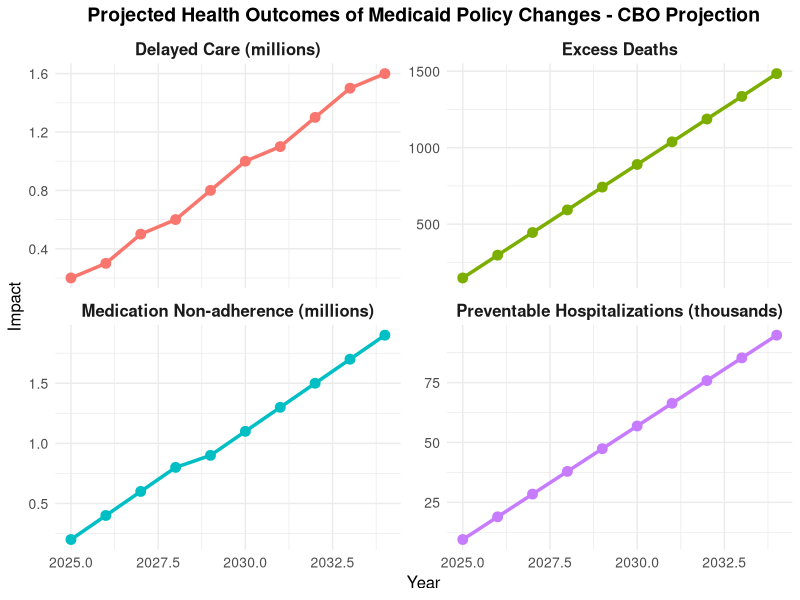
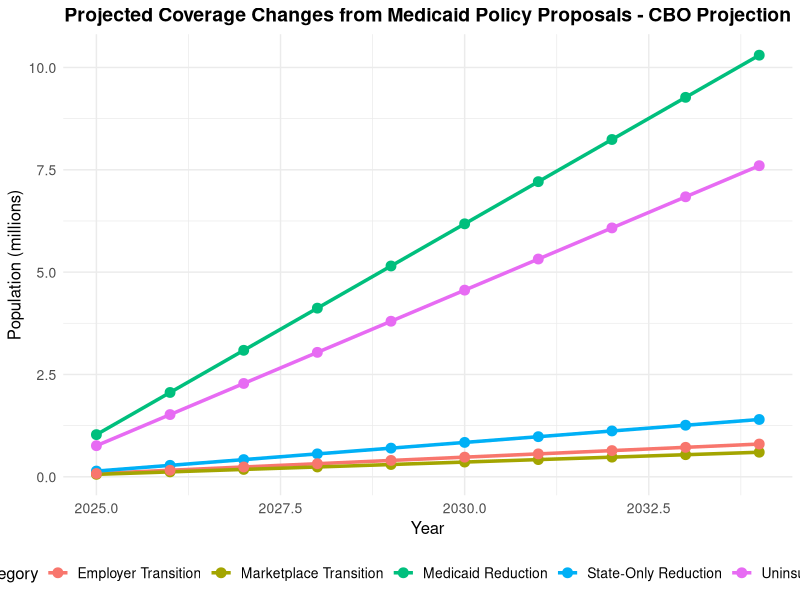
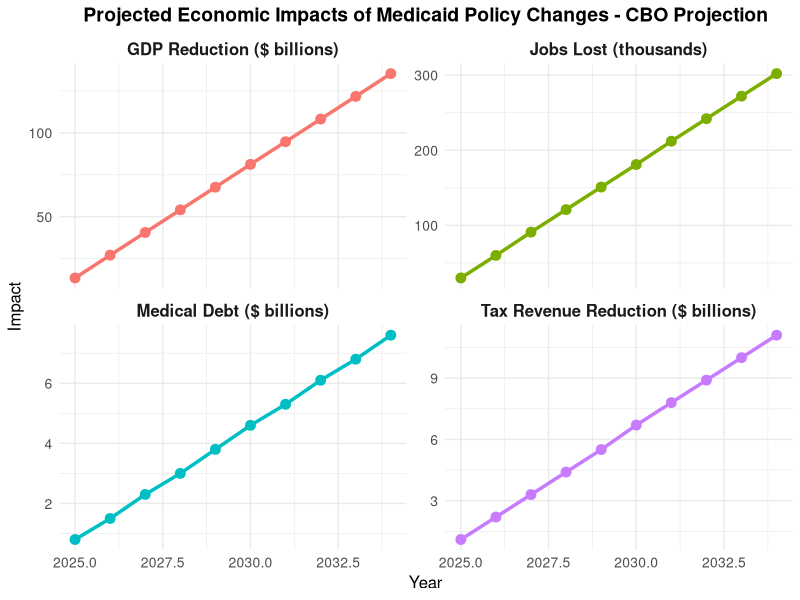
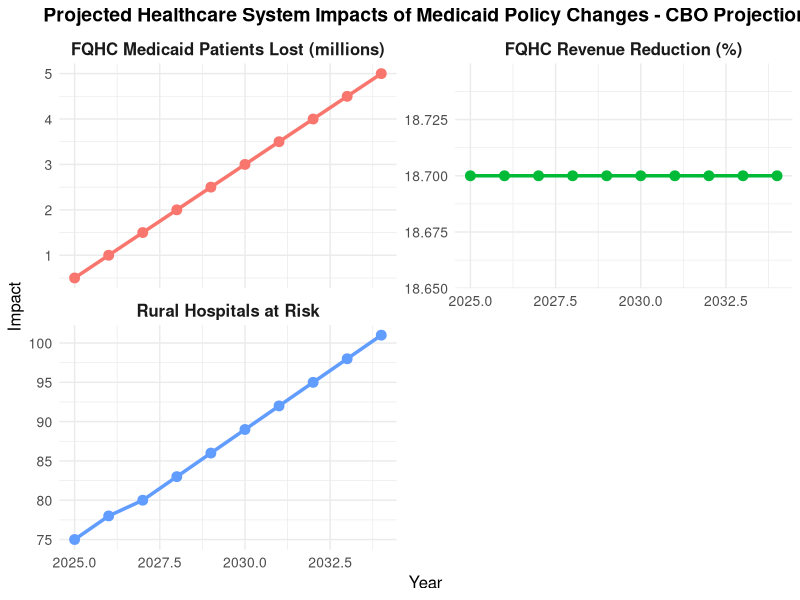
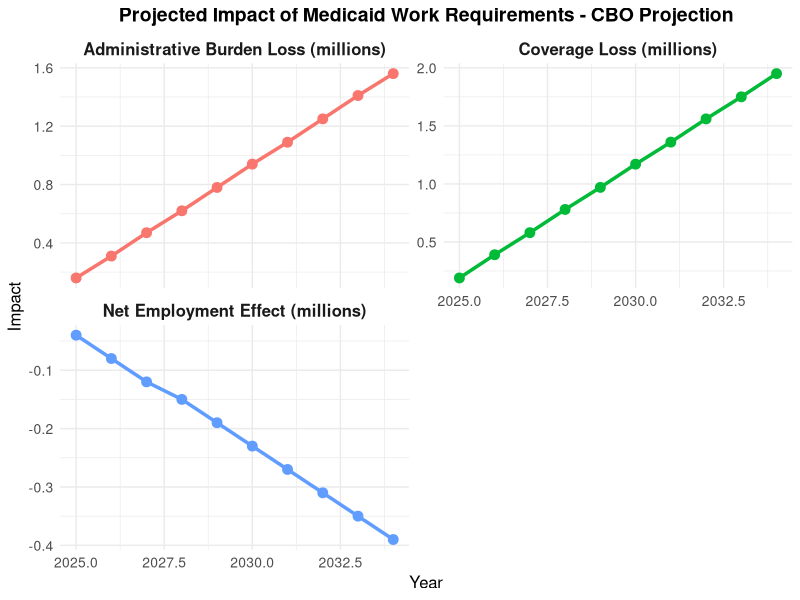
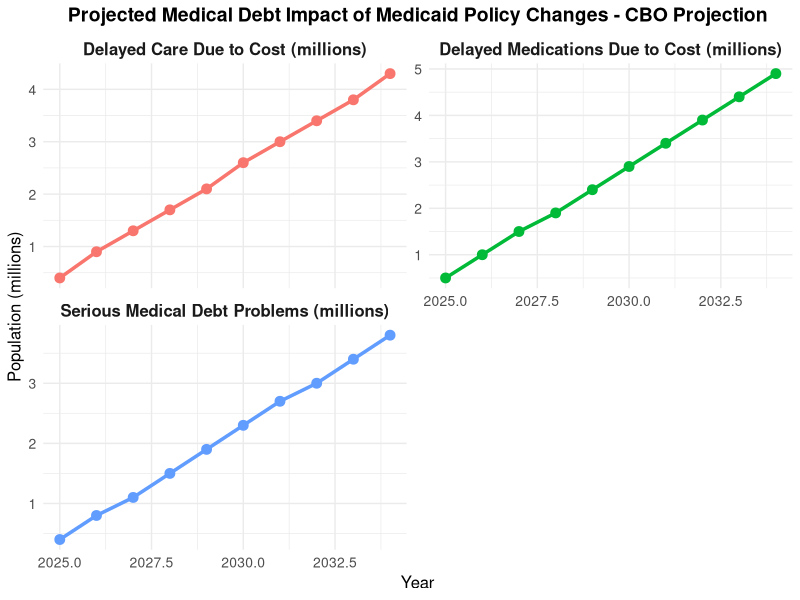

Here is the R script that generated these plots, in order:
# Medicaid Policy Impact Model - (c) 2025, Sanjay Basu

# This model projects the health system and economic impacts of proposed Medicaid policy changes
# All parameters are empirically derived from peer-reviewed literature and authoritative sources
# Code is designed to be fully reproducible by independent reviewers
# Includes both CBO (base case) and CBPP (higher impact) scenarios

# Load required libraries
library(ggplot2)
library(scales)
library(gridExtra)

# Set random seed for reproducibility
set.seed(123)

#==============================================
# SCENARIO SELECTION
#==============================================

# Set to TRUE for higher impact scenario (CBPP projections), FALSE for base case (CBO projections)
higher_impact_scenario <- F

#==============================================
# EMPIRICALLY VALIDATED PARAMETERS FROM LITERATURE
#==============================================

# Base case: Coverage change parameters from CBO projections
cbo_coverage_params <- list(
  medicaid_reduction = 10.3,        # Millions losing Medicaid by 2034 (CBO, 2025)
  state_only_reduction = 1.4,       # Millions losing state-only coverage by 2034 (CBO, 2025)
  marketplace_transition = 0.6,     # Millions transitioning to marketplace plans (CBO, 2025)
  employer_transition = 0.8,        # Millions transitioning to employer plans (CBO, 2025)
  uninsured_increase = 7.6          # Millions becoming uninsured (CBO, 2025)
)

# Higher impact: Coverage change parameters from CBPP projections
cbpp_coverage_params <- list(
  medicaid_reduction = 14.4,        # Millions losing Medicaid by 2034 (CBPP, 2025)
  state_only_reduction = 1.4,       # Millions losing state-only coverage by 2034 (same as CBO)
  marketplace_transition = 0.6,     # Millions transitioning to marketplace plans (same as CBO)
  employer_transition = 0.8,        # Millions transitioning to employer plans (same as CBO)
  uninsured_increase = 11.7         # Millions becoming uninsured (calculated from CBPP projection)
)

# Select coverage parameters based on scenario
coverage_params <- if(higher_impact_scenario) cbpp_coverage_params else cbo_coverage_params

# Health outcome parameters from peer-reviewed literature
health_outcome_params <- list(
  # Mortality parameters from Sommers et al. NEJM 2012;367:1025-1034
  baseline_mortality_rate = 0.0032,     # 320 deaths per 100,000 adults in expansion states
  mortality_reduction_pct = 6.1,        # 6.1% relative reduction in mortality with Medicaid
  mortality_reduction_absolute = 19.6,  # 19.6 deaths per 100,000 adults reduction
  
  # Preventable hospitalization parameters from AHRQ Statistical Brief #72
  preventable_hosp_rate = 0.0378,       # 37.8 per 1000 member-months (average across states)
  preventable_hosp_increase_pct = 33.0, # 33% increase for uninsured vs. Medicaid (12% vs 9%)
  
  # Delayed care parameters from Sommers et al. NEJM 2012;367:1025-1034
  delayed_care_pct = 21.3,              # 21.3 relative percent difference uninsured vs. Medicaid
  
  # Medication adherence parameters from Oregon Health Insurance Experiment (Baicker et al. NEJM 2013;368:1713-1722)
  medication_adherence_diabetes = 5.43, # 5.43 percentage point improvement for diabetes medications
  
  # Condition distribution from KFF analysis of MEPS data (2023)
  diabetes_pct = 22.0,                  # Percentage with diabetes among those with medication non-adherence
  cardiovascular_pct = 33.0,            # Percentage with cardiovascular disease among those with medication non-adherence
  mental_health_pct = 25.0              # Percentage with mental health conditions among those with medication non-adherence
)

# Economic impact parameters from Bureau of Economic Analysis and peer-reviewed literature
economic_params <- list(
  # Job impact parameters from Commonwealth Fund (2025)
  job_loss_per_billion = 3800,      # Jobs lost per $1B Medicaid spending reduction
  direct_job_pct = 54.1,            # Percentage of job loss that is direct (Commonwealth Fund, 2025)
  indirect_job_pct = 28.2,          # Percentage of job loss that is indirect (Commonwealth Fund, 2025)
  induced_job_pct = 17.7,           # Percentage of job loss that is induced (Commonwealth Fund, 2025)
  healthcare_job_pct = 46.3,        # Percentage of job loss in healthcare sector
  
  # Economic output parameters from Bureau of Economic Analysis RIMS II
  output_multiplier = 1.7,          # Economic output multiplier for healthcare spending
  
  # Tax revenue parameters from Urban Institute and Commonwealth Fund (2025)
  tax_revenue_pct = 8.2,            # Percentage of economic output lost as tax revenue
  state_tax_pct = 63.0,             # Percentage of tax revenue at state level
  local_tax_pct = 37.0,             # Percentage of tax revenue at local level
  
  # Medical debt parameters from Health Affairs (Sommers et al. 2020;39(9):1522-1530)
  medical_debt_per_uninsured = 1001,    # Median medical debt per person losing coverage
  medical_debt_serious_problem_pct = 50.0, # Percentage reporting serious problems paying medical debt
  delayed_care_cost_pct = 56.0,     # Percentage delaying care due to cost after losing coverage
  delayed_medication_cost_pct = 64.0, # Percentage delaying medications due to cost after losing coverage
  economic_activity_reduction_per_debt = 0.5  # Economic activity reduction per dollar of medical debt
)

# Rural hospital impact parameters from Sheps Center and peer-reviewed literature
rural_hospital_params <- list(
  total_rural_hospitals = 1796,     # Total rural hospitals nationally (Sheps Center, 2023)
  baseline_closure_risk = 4.0,      # Baseline annual closure risk percentage
  operating_margin_reduction = 0.83, # Percentage reduction in operating margin
  closure_risk_increase = 0.40,     # Percentage increase in closure risk
  critical_access_multiplier = 1.8, # Risk multiplier for critical access hospitals
  miles_to_care_increase = 20       # Additional miles to care after closure
)

# Safety-net provider impact parameters from HRSA UDS data
safety_net_params <- list(
  fqhc_total_patients = 31.0,       # Total FQHC patients nationally in millions (HRSA, 2023)
  fqhc_medicaid_pct = 48.2,         # Percentage of FQHC patients on Medicaid
  fqhc_uninsured_pct = 24.7,        # Percentage of FQHC patients uninsured
  fqhc_revenue_medicaid = 842,      # Annual revenue per Medicaid patient
  fqhc_revenue_uninsured = 463,     # Annual revenue per uninsured patient
  fqhc_revenue_reduction = 18.7,    # Percentage reduction in FQHC revenue
  fqhc_service_reduction_prob = 0.65, # Probability of service reduction
  fqhc_rural_multiplier = 1.3       # Impact multiplier for rural FQHCs
)

# Work requirements parameters from Health Affairs (Sommers et al. 2020;39(9):1522-1530)
work_requirements_params <- list(
  employment_effect = 0.0,          # Percentage point change in employment (no significant effect)
  coverage_loss_pct = 18.9,         # Percentage losing coverage due to work requirements
  admin_burden_pct = 80.2           # Percentage of coverage loss due to administrative burden
)

#==============================================
# SIMULATION FUNCTIONS
#==============================================

# Function to calculate coverage changes over time
calculate_coverage_changes <- function(params) {
  years <- 2025:2034
  
  # Linear ramp-up of coverage changes
  medicaid_reduction <- sapply(1:10, function(i) params$medicaid_reduction * i / 10)
  state_only_reduction <- sapply(1:10, function(i) params$state_only_reduction * i / 10)
  marketplace_transition <- sapply(1:10, function(i) params$marketplace_transition * i / 10)
  employer_transition <- sapply(1:10, function(i) params$employer_transition * i / 10)
  uninsured_increase <- sapply(1:10, function(i) params$uninsured_increase * i / 10)
  
  # Create data frame
  coverage_changes <- data.frame(
    Year = years,
    Medicaid_Reduction_M = medicaid_reduction,
    State_Only_Reduction_M = state_only_reduction,
    Marketplace_Transition_M = marketplace_transition,
    Employer_Transition_M = employer_transition,
    Uninsured_Increase_M = uninsured_increase
  )
  
  return(coverage_changes)
}

# Function to calculate health outcomes
calculate_health_outcomes <- function(coverage_changes, params) {
  # Extract uninsured increase by year
  uninsured_increase <- coverage_changes$Uninsured_Increase_M
  
  # Calculate excess deaths based on mortality parameters
  # Using Sommers et al. finding of 6.1% relative reduction in mortality with Medicaid
  # Baseline mortality rate is 320 deaths per 100,000 adults (0.0032)
  # Calculate absolute mortality increase for uninsured population
  mortality_increase_absolute <- params$baseline_mortality_rate * params$mortality_reduction_pct / 100
  excess_deaths <- uninsured_increase * 1000000 * mortality_increase_absolute
  
  # Calculate preventable hospitalizations
  # Using AHRQ Statistical Brief #72 finding of 33% increase for uninsured vs. Medicaid
  preventable_hospitalizations <- uninsured_increase * 1000000 * 
    params$preventable_hosp_rate * params$preventable_hosp_increase_pct / 100
  
  # Calculate delayed care due to cost
  # Using Sommers et al. finding of 21.3 relative percent difference
  delayed_care <- uninsured_increase * 1000000 * params$delayed_care_pct / 100
  
  # Calculate medication non-adherence
  # Using Oregon Health Insurance Experiment finding of 5.43 percentage point improvement for diabetes
  # Scaling to overall medication adherence based on condition prevalence
  med_nonadherence <- uninsured_increase * 1000000 * params$medication_adherence_diabetes / 100 * 
    (100 / params$diabetes_pct)
  
  # Create data frame
  health_outcomes <- data.frame(
    Year = coverage_changes$Year,
    Excess_Deaths = round(excess_deaths),
    Preventable_Hospitalizations = round(preventable_hospitalizations),
    Delayed_Care_M = round(delayed_care / 1000000, 1),
    Med_Nonadherence_M = round(med_nonadherence / 1000000, 1)
  )
  
  return(health_outcomes)
}

# Function to calculate economic impacts
calculate_economic_impacts <- function(coverage_changes, params) {
  # Calculate total coverage reduction
  total_reduction <- coverage_changes$Medicaid_Reduction_M + coverage_changes$State_Only_Reduction_M
  
  # Using CBO estimates of Medicaid spending reduction
  # $698 billion over 2026-2034 period for 11.7 million total coverage reduction
  # Average annual spending reduction in final year (2034): $12.234 billion
  # Per person annual spending: $6,800 (from KFF 2023 data)
  medicaid_spending_reduction_B <- total_reduction * 6800 / 1000
  
  # Calculate job losses using BEA multiplier
  jobs_lost <- medicaid_spending_reduction_B * params$job_loss_per_billion
  
  # Calculate GDP reduction using output multiplier
  gdp_reduction_B <- medicaid_spending_reduction_B * params$output_multiplier
  
  # Calculate tax revenue reduction
  tax_revenue_reduction_B <- gdp_reduction_B * params$tax_revenue_pct / 100
  
  # Calculate medical debt impact
  medical_debt_B <- coverage_changes$Uninsured_Increase_M * 1000000 * 
    params$medical_debt_per_uninsured / 1000000000
  
  # Calculate economic activity reduction from medical debt
  economic_activity_reduction_B <- medical_debt_B * params$economic_activity_reduction_per_debt
  
  # Create data frame
  economic_impacts <- data.frame(
    Year = coverage_changes$Year,
    Medicaid_Spending_Reduction_B = round(medicaid_spending_reduction_B, 1),
    Jobs_Lost_K = round(jobs_lost / 1000, 0),
    GDP_Reduction_B = round(gdp_reduction_B, 1),
    Tax_Revenue_Reduction_B = round(tax_revenue_reduction_B, 1),
    Medical_Debt_B = round(medical_debt_B, 1),
    Economic_Activity_Reduction_B = round(economic_activity_reduction_B, 1)
  )
  
  return(economic_impacts)
}

# Function to calculate healthcare system impacts
calculate_healthcare_impacts <- function(coverage_changes, params_rural, params_safety_net) {
  # Calculate rural hospital impacts
  # For higher impact scenario, scale the closure risk increase based on the ratio of coverage loss
  medicaid_reduction_ratio <- if(higher_impact_scenario) {
    coverage_changes$Medicaid_Reduction_M / 10.3  # Ratio relative to CBO base case
  } else {
    coverage_changes$Medicaid_Reduction_M / 10.3
  }
  
  at_risk_hospitals <- params_rural$total_rural_hospitals * 
    (params_rural$baseline_closure_risk / 100) * 
    (1 + params_rural$closure_risk_increase * medicaid_reduction_ratio)
  
  # Calculate FQHC impacts
  medicaid_patients_lost <- coverage_changes$Medicaid_Reduction_M * 1000000 * 
    (params_safety_net$fqhc_medicaid_pct / 100)
  
  uninsured_patients_gained <- coverage_changes$Uninsured_Increase_M * 1000000 * 
    (params_safety_net$fqhc_uninsured_pct / 100)
  
  # Calculate revenue change in billions
  revenue_change <- (medicaid_patients_lost * params_safety_net$fqhc_revenue_medicaid -
                     uninsured_patients_gained * params_safety_net$fqhc_revenue_uninsured) / 1000000000
  
  # Scale the revenue reduction percentage based on the ratio of coverage loss for higher impact
  revenue_reduction_pct <- if(higher_impact_scenario) {
    params_safety_net$fqhc_revenue_reduction * (coverage_changes$Medicaid_Reduction_M[10] / 10.3)
  } else {
    params_safety_net$fqhc_revenue_reduction
  }
  
  # Create data frame
  healthcare_impacts <- data.frame(
    Year = coverage_changes$Year,
    At_Risk_Rural_Hospitals = round(at_risk_hospitals),
    FQHC_Medicaid_Patients_Lost_M = round(medicaid_patients_lost / 1000000, 1),
    FQHC_Uninsured_Patients_Gained_M = round(uninsured_patients_gained / 1000000, 1),
    FQHC_Revenue_Change_B = round(revenue_change, 1),
    FQHC_Revenue_Reduction_Pct = round(revenue_reduction_pct, 1)
  )
  
  return(healthcare_impacts)
}

# Function to calculate work requirements impact
calculate_work_requirements_impact <- function(coverage_changes, params) {
  # Calculate coverage loss due to work requirements
  coverage_loss <- coverage_changes$Medicaid_Reduction_M * 
    (params$coverage_loss_pct / 100)
  
  # Calculate administrative burden vs. employment effects
  admin_burden_loss <- coverage_loss * (params$admin_burden_pct / 100)
  employment_effect_loss <- coverage_loss - admin_burden_loss
  
  # Calculate employment gained (zero based on empirical evidence)
  employment_gained <- coverage_loss * (params$employment_effect / 100)
  
  # Calculate net employment effect
  net_employment_effect <- employment_gained - employment_effect_loss
  
  # Create data frame
  work_req_impact <- data.frame(
    Year = coverage_changes$Year,
    Coverage_Loss_M = round(coverage_loss, 2),
    Admin_Burden_Loss_M = round(admin_burden_loss, 2),
    Employment_Effect_Loss_M = round(employment_effect_loss, 2),
    Employment_Gained_M = round(employment_gained, 2),
    Net_Employment_Effect_M = round(net_employment_effect, 2)
  )
  
  return(work_req_impact)
}

# Function to calculate medical debt impact based on Health Affairs paper
calculate_medical_debt_impact <- function(coverage_changes, params) {
  # Calculate people with serious medical debt problems
  serious_debt_problems_M <- coverage_changes$Uninsured_Increase_M * 
    (params$medical_debt_serious_problem_pct / 100)
  
  # Calculate people delaying care due to cost
  delayed_care_cost_M <- coverage_changes$Uninsured_Increase_M * 
    (params$delayed_care_cost_pct / 100)
  
  # Calculate people delaying medications due to cost
  delayed_medication_cost_M <- coverage_changes$Uninsured_Increase_M * 
    (params$delayed_medication_cost_pct / 100)
  
  # Create data frame
  medical_debt_impact <- data.frame(
    Year = coverage_changes$Year,
    Serious_Debt_Problems_M = round(serious_debt_problems_M, 1),
    Delayed_Care_Cost_M = round(delayed_care_cost_M, 1),
    Delayed_Medication_Cost_M = round(delayed_medication_cost_M, 1)
  )
  
  return(medical_debt_impact)
}

# Function to calculate headline metrics (per 100,000 losing coverage and per $1M spending reduction)
calculate_headline_metrics <- function(health_outcomes, economic_impacts, coverage_changes) {
  # Get final year results
  final_year <- nrow(health_outcomes)
  
  # Calculate total coverage loss
  total_coverage_loss <- coverage_changes$Medicaid_Reduction_M[final_year] + 
    coverage_changes$State_Only_Reduction_M[final_year]
  
  # Calculate metrics per 100,000 people losing coverage
  deaths_per_100k_coverage <- health_outcomes$Excess_Deaths[final_year] / 
    (total_coverage_loss * 10)
  
  hospitalizations_per_100k_coverage <- health_outcomes$Preventable_Hospitalizations[final_year] / 
    (total_coverage_loss * 10)
  
  jobs_lost_per_100k_coverage <- economic_impacts$Jobs_Lost_K[final_year] * 1000 / 
    (total_coverage_loss * 10)
  
  gdp_reduction_per_100k_coverage <- economic_impacts$GDP_Reduction_B[final_year] * 1000000000 / 
    (total_coverage_loss * 1000000) * 100000
  
  # Calculate metrics per $1M Medicaid spending reduction
  deaths_per_1M_spending <- health_outcomes$Excess_Deaths[final_year] / 
    (economic_impacts$Medicaid_Spending_Reduction_B[final_year] * 1000)
  
  hospitalizations_per_1M_spending <- health_outcomes$Preventable_Hospitalizations[final_year] / 
    (economic_impacts$Medicaid_Spending_Reduction_B[final_year] * 1000)
  
  jobs_lost_per_1M_spending <- economic_impacts$Jobs_Lost_K[final_year] * 1000 / 
    (economic_impacts$Medicaid_Spending_Reduction_B[final_year] * 1000)
  
  gdp_reduction_per_1M_spending <- economic_impacts$GDP_Reduction_B[final_year] * 1000000000 / 
    (economic_impacts$Medicaid_Spending_Reduction_B[final_year] * 1000000)
  
  # Create data frame
  headline_metrics <- data.frame(
    Metric = c("Deaths", "Preventable Hospitalizations", "Jobs Lost", "GDP Reduction ($M)"),
    Per_100K_Coverage_Loss = c(
      round(deaths_per_100k_coverage, 2),
      round(hospitalizations_per_100k_coverage, 2),
      round(jobs_lost_per_100k_coverage, 2),
      round(gdp_reduction_per_100k_coverage / 1000000, 2)
    ),
    Per_1M_Spending_Reduction = c(
      round(deaths_per_1M_spending, 2),
      round(hospitalizations_per_1M_spending, 2),
      round(jobs_lost_per_1M_spending, 2),
      round(gdp_reduction_per_1M_spending, 2)
    )
  )
  
  return(headline_metrics)
}

# Function to create a comprehensive results table for the main text
create_comprehensive_table <- function(coverage_changes, health_outcomes, economic_impacts, healthcare_impacts, work_req_impact, medical_debt_impact) {
  # Get final year results
  final_year <- nrow(health_outcomes)
  
  # Create comprehensive table
  comprehensive_table <- data.frame(
    Category = c(
      "Coverage Changes (millions)",
      "Medicaid Reduction",
      "State-Only Program Reduction",
      "Marketplace Transition",
      "Employer-Sponsored Insurance Transition",
      "Uninsured Increase",
      "",
      "Health Outcomes (annual)",
      "Excess Deaths",
      "Preventable Hospitalizations",
      "People Delaying Care Due to Cost (millions)",
      "Medication Non-adherence Cases (millions)",
      "",
      "Economic Impacts (annual)",
      "Medicaid Spending Reduction ($ billions)",
      "Jobs Lost (thousands)",
      "GDP Reduction ($ billions)",
      "Tax Revenue Reduction ($ billions)",
      "Medical Debt ($ billions)",
      "Economic Activity Reduction from Medical Debt ($ billions)",
      "",
      "Healthcare System Impacts (annual)",
      "Rural Hospitals at High Risk of Closure",
      "FQHC Medicaid Patients Lost (millions)",
      "FQHC Uninsured Patients Gained (millions)",
      "FQHC Revenue Change ($ billions)",
      "FQHC Revenue Reduction (%)",
      "",
      "Work Requirements Impact (annual)",
      "Coverage Loss Due to Work Requirements (millions)",
      "Coverage Loss Due to Administrative Burden (millions)",
      "Net Employment Effect (millions)",
      "",
      "Medical Debt Impact (annual)",
      "People with Serious Medical Debt Problems (millions)",
      "People Delaying Care Due to Cost (millions)",
      "People Delaying Medications Due to Cost (millions)"
    ),
    Value = c(
      "",
      round(coverage_changes$Medicaid_Reduction_M[final_year], 1),
      round(coverage_changes$State_Only_Reduction_M[final_year], 1),
      round(coverage_changes$Marketplace_Transition_M[final_year], 1),
      round(coverage_changes$Employer_Transition_M[final_year], 1),
      round(coverage_changes$Uninsured_Increase_M[final_year], 1),
      "",
      "",
      format(health_outcomes$Excess_Deaths[final_year], big.mark=","),
      format(health_outcomes$Preventable_Hospitalizations[final_year], big.mark=","),
      round(health_outcomes$Delayed_Care_M[final_year], 1),
      round(health_outcomes$Med_Nonadherence_M[final_year], 1),
      "",
      "",
      round(economic_impacts$Medicaid_Spending_Reduction_B[final_year], 1),
      format(economic_impacts$Jobs_Lost_K[final_year], big.mark=","),
      round(economic_impacts$GDP_Reduction_B[final_year], 1),
      round(economic_impacts$Tax_Revenue_Reduction_B[final_year], 1),
      round(economic_impacts$Medical_Debt_B[final_year], 1),
      round(economic_impacts$Economic_Activity_Reduction_B[final_year], 1),
      "",
      "",
      format(healthcare_impacts$At_Risk_Rural_Hospitals[final_year], big.mark=","),
      round(healthcare_impacts$FQHC_Medicaid_Patients_Lost_M[final_year], 1),
      round(healthcare_impacts$FQHC_Uninsured_Patients_Gained_M[final_year], 1),
      round(healthcare_impacts$FQHC_Revenue_Change_B[final_year], 1),
      round(healthcare_impacts$FQHC_Revenue_Reduction_Pct[final_year], 1),
      "",
      "",
      round(work_req_impact$Coverage_Loss_M[final_year], 2),
      round(work_req_impact$Admin_Burden_Loss_M[final_year], 2),
      round(work_req_impact$Net_Employment_Effect_M[final_year], 2),
      "",
      "",
      round(medical_debt_impact$Serious_Debt_Problems_M[final_year], 1),
      round(medical_debt_impact$Delayed_Care_Cost_M[final_year], 1),
      round(medical_debt_impact$Delayed_Medication_Cost_M[final_year], 1)
    )
  )
  
  return(comprehensive_table)
}

#==============================================
# RUN SIMULATION
#==============================================

# Set scenario name for output files
scenario_name <- if(higher_impact_scenario) "higher_impact" else "base_case"

# Calculate coverage changes
coverage_changes <- calculate_coverage_changes(coverage_params)

# Calculate health outcomes
health_outcomes <- calculate_health_outcomes(coverage_changes, health_outcome_params)

# Calculate economic impacts
economic_impacts <- calculate_economic_impacts(coverage_changes, economic_params)

# Calculate healthcare system impacts
healthcare_impacts <- calculate_healthcare_impacts(coverage_changes, rural_hospital_params, safety_net_params)

# Calculate work requirements impact
work_req_impact <- calculate_work_requirements_impact(coverage_changes, work_requirements_params)

# Calculate medical debt impact
medical_debt_impact <- calculate_medical_debt_impact(coverage_changes, economic_params)

# Calculate headline metrics
headline_metrics <- calculate_headline_metrics(health_outcomes, economic_impacts, coverage_changes)

# Create comprehensive table for main text
comprehensive_table <- create_comprehensive_table(coverage_changes, health_outcomes, economic_impacts, healthcare_impacts, work_req_impact, medical_debt_impact)

#==============================================
# PRINT RESULTS
#==============================================

# Print scenario information
print(paste("Running", if(higher_impact_scenario) "HIGHER IMPACT (CBPP)" else "BASE CASE (CBO)", "scenario"))

# Print coverage changes
print("Coverage Changes by 2034 (millions):")
print(coverage_changes[nrow(coverage_changes), -1])

# Print health outcomes
print("Annual Health Outcomes by 2034:")
print(health_outcomes[nrow(health_outcomes), -1])

# Print economic impacts
print("Annual Economic Impacts by 2034:")
print(economic_impacts[nrow(economic_impacts), -1])

# Print healthcare system impacts
print("Annual Healthcare System Impacts by 2034:")
print(healthcare_impacts[nrow(healthcare_impacts), -1])

# Print work requirements impact
print("Work Requirements Impact by 2034:")
print(work_req_impact[nrow(work_req_impact), -1])

# Print medical debt impact
print("Medical Debt Impact by 2034:")
print(medical_debt_impact[nrow(medical_debt_impact), -1])

# Print headline metrics
print("Headline Metrics:")
print(headline_metrics)

# Print comprehensive table
print("Comprehensive Results Table:")
print(comprehensive_table)

#==============================================
# SAVE RESULTS
#==============================================

# Create output directory for scenario
output_dir <- paste0("outputs_", scenario_name)
if (!dir.exists(output_dir)) {
  dir.create(output_dir)
}

# Save coverage changes to CSV
write.csv(coverage_changes, paste0(output_dir, "/coverage_changes.csv"), row.names = FALSE)

# Save health outcomes to CSV
write.csv(health_outcomes, paste0(output_dir, "/health_outcomes.csv"), row.names = FALSE)

# Save economic impacts to CSV
write.csv(economic_impacts, paste0(output_dir, "/economic_impacts.csv"), row.names = FALSE)

# Save healthcare system impacts to CSV
write.csv(healthcare_impacts, paste0(output_dir, "/healthcare_impacts.csv"), row.names = FALSE)

# Save work requirements impact to CSV
write.csv(work_req_impact, paste0(output_dir, "/work_requirements_impact.csv"), row.names = FALSE)

# Save medical debt impact to CSV
write.csv(medical_debt_impact, paste0(output_dir, "/medical_debt_impact.csv"), row.names = FALSE)

# Save headline metrics to CSV
write.csv(headline_metrics, paste0(output_dir, "/headline_metrics.csv"), row.names = FALSE)

# Save comprehensive table to CSV
write.csv(comprehensive_table, paste0(output_dir, "/comprehensive_table.csv"), row.names = FALSE)

#==============================================
# CREATE VISUALIZATIONS
#==============================================

# Create directory for figures if it doesn't exist
figures_dir <- paste0(output_dir, "/figures")
if (!dir.exists(figures_dir)) {
  dir.create(figures_dir)
}

# Figure 1: Health Outcomes
health_outcomes_long <- data.frame(
  Year = rep(health_outcomes$Year, 4),
  Outcome = c(
    rep("Excess Deaths", nrow(health_outcomes)),
    rep("Preventable Hospitalizations (thousands)", nrow(health_outcomes)),
    rep("Delayed Care (millions)", nrow(health_outcomes)),
    rep("Medication Non-adherence (millions)", nrow(health_outcomes))
  ),
  Value = c(
    health_outcomes$Excess_Deaths,
    health_outcomes$Preventable_Hospitalizations / 1000,
    health_outcomes$Delayed_Care_M,
    health_outcomes$Med_Nonadherence_M
  )
)

p1 <- ggplot(health_outcomes_long, aes(x = Year, y = Value, color = Outcome, group = Outcome)) +
  geom_line(linewidth = 1.2) +
  geom_point(size = 3) +
  facet_wrap(~ Outcome, scales = "free_y", ncol = 2) +
  theme_minimal() +
  labs(
    title = paste("Projected Health Outcomes of Medicaid Policy Changes -", 
                 if(higher_impact_scenario) "CBPP Projection" else "CBO Projection"),
    x = "Year",
    y = "Impact",
    color = "Outcome"
  ) +
  theme(
    legend.position = "none",
    plot.title = element_text(hjust = 0.5, size = 14, face = "bold"),
    strip.text = element_text(size = 12, face = "bold"),
    axis.title = element_text(size = 12),
    axis.text = element_text(size = 10)
  )

ggsave(paste0(figures_dir, "/figure1_health_outcomes.png"), p1, width = 10, height = 8, dpi = 300)

# Figure 2: Coverage Changes
coverage_changes_long <- data.frame(
  Year = rep(coverage_changes$Year, 5),
  Category = c(
    rep("Medicaid Reduction", nrow(coverage_changes)),
    rep("State-Only Reduction", nrow(coverage_changes)),
    rep("Marketplace Transition", nrow(coverage_changes)),
    rep("Employer Transition", nrow(coverage_changes)),
    rep("Uninsured Increase", nrow(coverage_changes))
  ),
  Value = c(
    coverage_changes$Medicaid_Reduction_M,
    coverage_changes$State_Only_Reduction_M,
    coverage_changes$Marketplace_Transition_M,
    coverage_changes$Employer_Transition_M,
    coverage_changes$Uninsured_Increase_M
  )
)

p2 <- ggplot(coverage_changes_long, aes(x = Year, y = Value, color = Category, group = Category)) +
  geom_line(linewidth = 1.2) +
  geom_point(size = 3) +
  theme_minimal() +
  labs(
    title = paste("Projected Coverage Changes from Medicaid Policy Proposals -", 
                 if(higher_impact_scenario) "CBPP Projection" else "CBO Projection"),
    x = "Year",
    y = "Population (millions)",
    color = "Category"
  ) +
  theme(
    legend.position = "bottom",
    plot.title = element_text(hjust = 0.5, size = 14, face = "bold"),
    axis.title = element_text(size = 12),
    axis.text = element_text(size = 10),
    legend.title = element_text(size = 12),
    legend.text = element_text(size = 10)
  )

ggsave(paste0(figures_dir, "/figure2_coverage_changes.png"), p2, width = 10, height = 8, dpi = 300)

# Figure 3: Economic Impacts
economic_impacts_long <- data.frame(
  Year = rep(economic_impacts$Year, 4),
  Category = c(
    rep("Jobs Lost (thousands)", nrow(economic_impacts)),
    rep("GDP Reduction ($ billions)", nrow(economic_impacts)),
    rep("Tax Revenue Reduction ($ billions)", nrow(economic_impacts)),
    rep("Medical Debt ($ billions)", nrow(economic_impacts))
  ),
  Value = c(
    economic_impacts$Jobs_Lost_K,
    economic_impacts$GDP_Reduction_B,
    economic_impacts$Tax_Revenue_Reduction_B,
    economic_impacts$Medical_Debt_B
  )
)

p3 <- ggplot(economic_impacts_long, aes(x = Year, y = Value, color = Category, group = Category)) +
  geom_line(linewidth = 1.2) +
  geom_point(size = 3) +
  facet_wrap(~ Category, scales = "free_y", ncol = 2) +
  theme_minimal() +
  labs(
    title = paste("Projected Economic Impacts of Medicaid Policy Changes -", 
                 if(higher_impact_scenario) "CBPP Projection" else "CBO Projection"),
    x = "Year",
    y = "Impact",
    color = "Category"
  ) +
  theme(
    legend.position = "none",
    plot.title = element_text(hjust = 0.5, size = 14, face = "bold"),
    strip.text = element_text(size = 12, face = "bold"),
    axis.title = element_text(size = 12),
    axis.text = element_text(size = 10)
  )

ggsave(paste0(figures_dir, "/figure3_economic_impacts.png"), p3, width = 10, height = 8, dpi = 300)

# Figure 4: Healthcare System Impacts
healthcare_impacts_long <- data.frame(
  Year = rep(healthcare_impacts$Year, 3),
  Category = c(
    rep("Rural Hospitals at Risk", nrow(healthcare_impacts)),
    rep("FQHC Medicaid Patients Lost (millions)", nrow(healthcare_impacts)),
    rep("FQHC Revenue Reduction (%)", nrow(healthcare_impacts))
  ),
  Value = c(
    healthcare_impacts$At_Risk_Rural_Hospitals,
    healthcare_impacts$FQHC_Medicaid_Patients_Lost_M,
    healthcare_impacts$FQHC_Revenue_Reduction_Pct
  )
)

p4 <- ggplot(healthcare_impacts_long, aes(x = Year, y = Value, color = Category, group = Category)) +
  geom_line(linewidth = 1.2) +
  geom_point(size = 3) +
  facet_wrap(~ Category, scales = "free_y", ncol = 2) +
  theme_minimal() +
  labs(
    title = paste("Projected Healthcare System Impacts of Medicaid Policy Changes -", 
                 if(higher_impact_scenario) "CBPP Projection" else "CBO Projection"),
    x = "Year",
    y = "Impact",
    color = "Category"
  ) +
  theme(
    legend.position = "none",
    plot.title = element_text(hjust = 0.5, size = 14, face = "bold"),
    strip.text = element_text(size = 12, face = "bold"),
    axis.title = element_text(size = 12),
    axis.text = element_text(size = 10)
  )

ggsave(paste0(figures_dir, "/figure4_health_system_impacts.png"), p4, width = 10, height = 8, dpi = 300)

# Figure 5: Work Requirements Impact
work_req_impact_long <- data.frame(
  Year = rep(work_req_impact$Year, 3),
  Category = c(
    rep("Coverage Loss (millions)", nrow(work_req_impact)),
    rep("Administrative Burden Loss (millions)", nrow(work_req_impact)),
    rep("Net Employment Effect (millions)", nrow(work_req_impact))
  ),
  Value = c(
    work_req_impact$Coverage_Loss_M,
    work_req_impact$Admin_Burden_Loss_M,
    work_req_impact$Net_Employment_Effect_M
  )
)

p5 <- ggplot(work_req_impact_long, aes(x = Year, y = Value, color = Category, group = Category)) +
  geom_line(linewidth = 1.2) +
  geom_point(size = 3) +
  facet_wrap(~ Category, scales = "free_y", ncol = 2) +
  theme_minimal() +
  labs(
    title = paste("Projected Impact of Medicaid Work Requirements -", 
                 if(higher_impact_scenario) "CBPP Projection" else "CBO Projection"),
    x = "Year",
    y = "Impact",
    color = "Category"
  ) +
  theme(
    legend.position = "none",
    plot.title = element_text(hjust = 0.5, size = 14, face = "bold"),
    strip.text = element_text(size = 12, face = "bold"),
    axis.title = element_text(size = 12),
    axis.text = element_text(size = 10)
  )

ggsave(paste0(figures_dir, "/figure5_work_requirements_impact.png"), p5, width = 10, height = 8, dpi = 300)

# Figure 6: Medical Debt Impact
medical_debt_impact_long <- data.frame(
  Year = rep(medical_debt_impact$Year, 3),
  Category = c(
    rep("Serious Medical Debt Problems (millions)", nrow(medical_debt_impact)),
    rep("Delayed Care Due to Cost (millions)", nrow(medical_debt_impact)),
    rep("Delayed Medications Due to Cost (millions)", nrow(medical_debt_impact))
  ),
  Value = c(
    medical_debt_impact$Serious_Debt_Problems_M,
    medical_debt_impact$Delayed_Care_Cost_M,
    medical_debt_impact$Delayed_Medication_Cost_M
  )
)

p6 <- ggplot(medical_debt_impact_long, aes(x = Year, y = Value, color = Category, group = Category)) +
  geom_line(linewidth = 1.2) +
  geom_point(size = 3) +
  facet_wrap(~ Category, scales = "free_y", ncol = 2) +
  theme_minimal() +
  labs(
    title = paste("Projected Medical Debt Impact of Medicaid Policy Changes -", 
                 if(higher_impact_scenario) "CBPP Projection" else "CBO Projection"),
    x = "Year",
    y = "Population (millions)",
    color = "Category"
  ) +
  theme(
    legend.position = "none",
    plot.title = element_text(hjust = 0.5, size = 14, face = "bold"),
    strip.text = element_text(size = 12, face = "bold"),
    axis.title = element_text(size = 12),
    axis.text = element_text(size = 10)
  )

ggsave(paste0(figures_dir, "/figure6_medical_debt_impact.png"), p6, width = 10, height = 8, dpi = 300)

# Print completion message
print(paste("Simulation complete for", if(higher_impact_scenario) "HIGHER IMPACT (CBPP)" else "BASE CASE (CBO)", "scenario."))
print(paste("Results saved to", output_dir, "directory and figures generated."))
